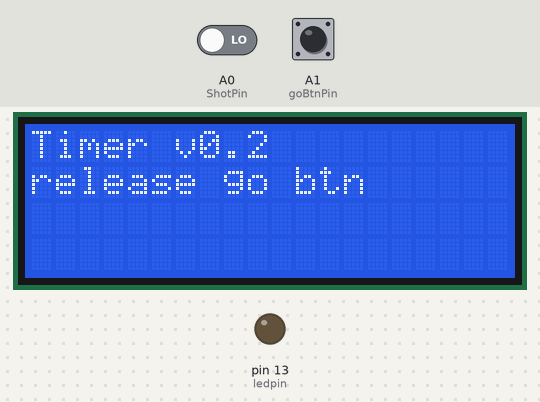
The sketch below on a simulated Arduino Mega 2560, built with avr-gcc and run on an emulated ATmega2560. Parts: 20×4 character LCD, output pins drawn as LEDs (lit = HIGH). The inputs (shaded band) are chosen by the test bench; at power-on: A1 (goBtnPin) LOW, A0 (ShotPin) LOW. What the sketch prints to the serial monitor is not drawn.

Above: at 5.2 s.
5.3 s: A1 (goBtnPin) pulled HIGH for 0.15 s
At 6.6 s:
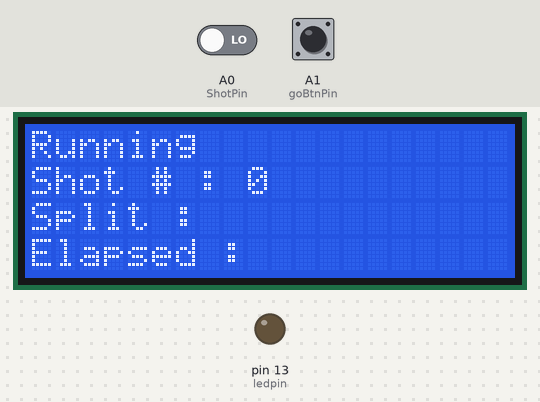
6.9 s: A1 (goBtnPin) pulled HIGH for 1 s
At 8.8 s:
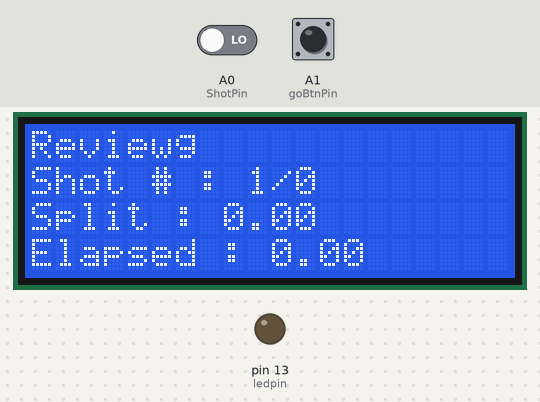
Timing chart, 0 to 10.3 s (numbered marks = the images above; inputs shaded):
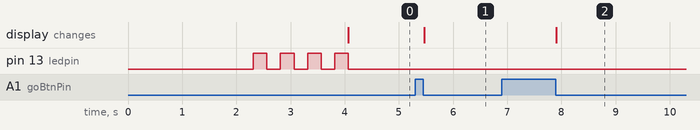

Measured:
- after the input at 5.3 s, the display: changes after 0.17 s (image 1)
- after the input at 6.9 s, the display: changes after 1.0 s (image 2)

The sketch:

TimerCode1.ino
```cpp
//====================================================================
//  TIMER ARDUINO BASED
//====================================================================
// To Do :
// Status	|  Num	| Description
// Done		|  1.	| Save Shots to Memory  = Done
//			|		|    first attempt - array of longs (each is the elapsed in milliseconds)
//			|		|
// Done		|  2.	| Go button = review  = stop timer = mode = review = Done
//			|		|    = show each shot & split & elapsed from 1 to n & then loop
//			|		|
// Done		|  3.	| HOW DO WE RESTART TIMER to get next shooters times?
//			|		|	   - hold go button for x seconds?
//			|		|      - how do we do this?  - can show bar graph on display as we get near reset time.
//			|		|	-or do we use another button ?  -  for reset ? like this better for now. = Done
//			|		|	(in future versions - buttons can be swapped for lefties)
//			|		|	for dev puposes for now - in in review & click on shot button = reset button.
//			|		|
//                      |      4.	|	Use Pin13 (LED) for now as indicator of Buzzer
//			|		|
//			|	5.	|	Setup Screens & Configuration values => EEPROM
//			|		|		- Buzzer Volume ?  (voltage output = PWM?)
//			|		|		- Sensitivity
//			|		|		- backlight duration / off
//			|		|		- Rot Encoder or two button nav ?
//			|		|		- both buttons for setup?
//			|		|
//			|	6.	|	Listen for shots -
//			|		|		- microphone Circuit
//			|		|		- sensitivity
//			|		|
// ================================================================================================

#include <math.h>
#include <LiquidCrystal.h>
//===========Timer State ==========================
#define TIMERSTATE_IDLE 0;
#define TIMERSTATE_RUNNING 1;
#define TIMERSTATE_REVIEW 2;

// Ken Setup  =================================================================
//LiquidCrystal lcd(6, 7, 8, 9, 10, 11);
//Rob Setup   =================================================================
LiquidCrystal lcd(A8, A9, A10, A11, A12, A13 );
//==================================================
int shotCntr = 0;
int ReviewShot = 0;
int ledpin = 13;
//=============Shot Btn ==================
int ShotPin = A0;
int oldShotBtnVal = 0;
int shotBtnVal = 0;
// =========== start btn ==============
int goBtnPin = A1;
int oldGoBtnVal = 0;
int goBtnVal = 0;

int TimerState = TIMERSTATE_IDLE;

long startTime = 0;
long elapsed = 0;
long oldElapsed = 0;
long diff = 0;
float divStuff = 0;
float divStuff2 = 0;
float displayTime = 0;
int rem = 0;
int mins = 0;
int secs = 0;

// shot memory
long shots[999];

void setup()
{
	lcd.begin(20, 4);
	Serial.begin(115200);
	/* add setup code here */

	pinMode(ledpin, OUTPUT);
	//cntr = 0;
	pinMode(ShotPin, INPUT);
	//flash led 4 times -
	delay(2000);
	for (int i = 0; i < 4; i++)
	{
		delay(250);
		digitalWrite(ledpin, HIGH);
		delay(250);
		digitalWrite(ledpin, LOW);
	}
	// get initial value of Pin
	oldShotBtnVal = digitalRead(ShotPin);
	oldGoBtnVal = digitalRead(goBtnPin);

	lcd.print("Timer v0.2");
	lcd.setCursor(0, 1);
	lcd.print("release go btn");

}

void TimerStart()
{
	// this is when buzzer sounds and elapsed is set to 0;
	// also screen updated to show running Timer;

	startTime = millis();
	elapsed = 0;
	shotCntr = 0;
	// set up LCD
	lcd.clear();
	lcd.print("Running");
	lcd.setCursor(0, 1);
	lcd.print("Shot # : 0");
	lcd.setCursor(0, 2);
	lcd.print("Split :");
	lcd.setCursor(0, 3);
	lcd.print("Elapsed :");
	TimerState = TIMERSTATE_RUNNING;

	// set first shot to 0 (just in case)
	shots[0] = 0;
}

void displayElapsed(int thisShot)
{
	// each time we display - we loop through shots so we can keep track of:
	//    - total elapsed
	//    - this split
	// ======================================================
	long split = 0;

	// Calc split  =============================
	if (thisShot == 0)
	{
		split = shots[thisShot];
	}
	else
	{
		split = shots[thisShot] - shots[thisShot - 1];
	}

	// convert to sec/100 (instead of sec/1000 )  ========
	divStuff = (float)split / (float)10;
	divStuff2 = (float)shots[thisShot] / (float)10;

	// update Display ====================================
	// Shot number -------------
	lcd.setCursor(9, 1);
	lcd.print("         ");
	lcd.setCursor(9, 1);
	if (TimerState == 2) // TIMERSTATE_REVIEW
	{
		lcd.print(thisShot + 1);  //zero based
		lcd.print("/");
		lcd.print(shotCntr);
	}
	else
	{
		lcd.print(thisShot + 1);  //zero based
	}
	// Split ----------------------------
	lcd.setCursor(8, 2);
	lcd.print("        ");
	lcd.setCursor(8, 2);
	lcd.print((float)round(divStuff) / (float)100);
	// Elapsed ------------------------------
	lcd.setCursor(10, 3);
	displayTime = round((float)shots[thisShot] / (float)10) / (float)100;

	if (displayTime > 60)
	{
		// get minutes from displayTime
		rem = (int)displayTime % 60;
		// get mins
		mins = ((int)displayTime - rem) / 60;
		lcd.print(mins);
		lcd.print(":");
		if (rem < 10) lcd.print("0");
		lcd.print(rem);
		// seconds
		lcd.print(".");
		secs = (long)(displayTime * 100) - ((long)displayTime) * 100;
		if (secs < 10)lcd.print("0");
		lcd.print(secs);
	}
	else
	{
		lcd.print(displayTime);
	}
}


void recordShot()
{
	elapsed = millis() - startTime;
	// save to shots
	shots[shotCntr] = elapsed;
	// display Shot
	displayElapsed(shotCntr);
	shotCntr = shotCntr + 1;
}

void loop()
{
	if (TimerState == 0)  // TIMERSTATE_IDLE
	{
		goBtnVal = digitalRead(goBtnPin);
		Serial.println("=======in loop ===================");
		Serial.println("goBtnVal");
		Serial.println(goBtnVal);
		Serial.println("==========================");
		if (goBtnVal != oldGoBtnVal)
		{
			// start button is diff ans been released
			if (goBtnVal == 0)
			{
				Serial.println("Running TimerStart");
				TimerStart();
			}
			oldGoBtnVal = goBtnVal;
		}
	}
	if (TimerState == 1) // TIMERSTATE_RUNNING
	{
		shotBtnVal = digitalRead(ShotPin);
		if (shotBtnVal != oldShotBtnVal)
		{
			// this happens when we hear a PEW!
			if (shotBtnVal == 0)  // we check that this is the start of the PEW sound.
			{
				// record Bang;
				recordShot();

			}

			oldShotBtnVal = shotBtnVal;
		}

		// check for Review mode
		goBtnVal = digitalRead(goBtnPin);
		if (goBtnVal != oldGoBtnVal)
		{
			// start button is diff ans been released
			if (goBtnVal == 0)
			{
				Serial.println("Change To ReviewMode");
				TimerState = TIMERSTATE_REVIEW;
				lcd.setCursor(0, 0);
				lcd.print("Review");
				ReviewShot = 0;
				displayElapsed(ReviewShot);
			}
			oldGoBtnVal = goBtnVal;
		}


	}
	if (TimerState == 2)  // TIMERSTATE_REVIEW
	{
		goBtnVal = digitalRead(goBtnPin);
		Serial.println("=======in loop ===================");
		Serial.println("goBtnVal");
		Serial.println(goBtnVal);
		Serial.println("==========================");
		if (goBtnVal != oldGoBtnVal)
		{
			// start button is diff ans been released
			if (goBtnVal == 0)
			{
				ReviewShot++;
				if (ReviewShot >= shotCntr) { ReviewShot = 0; }
				Serial.print("Reviewing Shot : ");
				Serial.println(ReviewShot);
				displayElapsed(ReviewShot);
			}
			oldGoBtnVal = goBtnVal;
		}
		shotBtnVal = digitalRead(ShotPin);
		if (shotBtnVal != oldShotBtnVal)
		{
			// this happens when we hear a PEW!
			if (shotBtnVal == 0)  // we check that this is the start of the PEW sound.
			{
				// record Bang;
				// RESET TIMER;
				TimerState = TIMERSTATE_IDLE;
				shotCntr = 0;
				ReviewShot = 0;
				lcd.clear();
				lcd.print("Timer v0.2");
				lcd.setCursor(0, 1);
				lcd.print("release go btn");

			}

			oldShotBtnVal = shotBtnVal;
		}
	}
}
```
